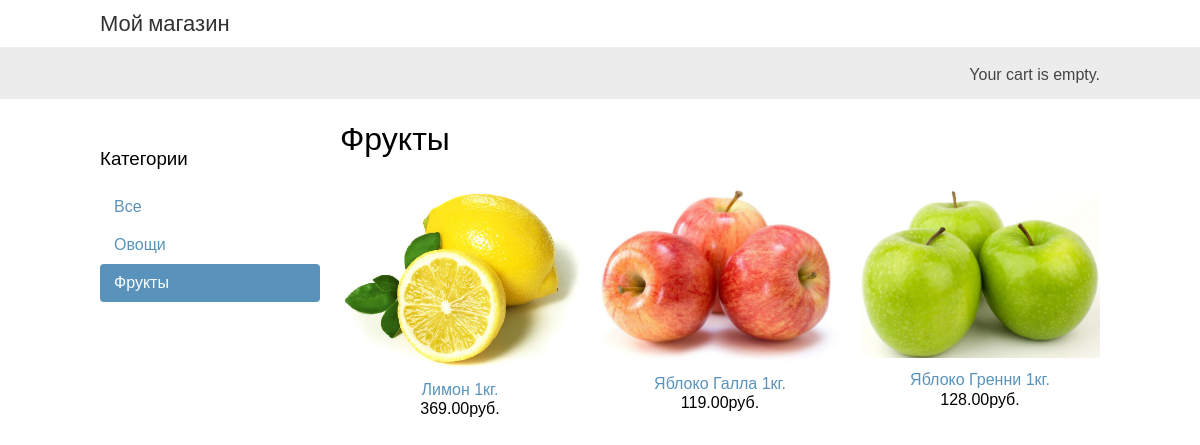
The page /frukty/ on the database its author committed.
### shop/models.py (models this page shows, shortened)
class Category(models.Model):
    name = models.CharField(max_length=200, db_index=True, verbose_name='Наименование')
    slug = models.SlugField(max_length=200, unique=True, verbose_name='Уникальное значение')
    class Meta:
        ordering = ('name',)
        verbose_name = 'Категория'
        verbose_name_plural = 'Категории'
    def get_absolute_url(self):
        return reverse('shop:product_list_by_category', args=[self.slug])

class Product(models.Model):
    category = models.ForeignKey(Category, related_name='products', on_delete=models.CASCADE, verbose_name='Категория')
    name = models.CharField(max_length=200, db_index=True, verbose_name='Наименование')
    slug = models.SlugField(max_length=200, db_index=True, verbose_name='Уникальное значение')
    image = models.ImageField(upload_to='products/%Y/%m/%d', blank=True, verbose_name='Фото')
    description = models.TextField(blank=True, verbose_name='Описание')
    price = models.DecimalField(max_digits=10, decimal_places=2, verbose_name='Цена')
    available = models.BooleanField(default=True, verbose_name='Наличие')
    created = models.DateTimeField(auto_now_add=True, verbose_name='Создан')
    updated = models.DateTimeField(auto_now=True, verbose_name='Обновлен')
    class Meta:
        ordering = ('name',)
        verbose_name = 'Товар'
        verbose_name_plural = 'Товары'
        index_together = (('id', 'slug'),)
    def get_absolute_url(self):
        return reverse('shop:product_detail', args=[self.id, self.slug])

### shop/views.py (the view)
# urls.py: path('', views.product_list, name='product_list'),
def product_list(request, category_slug=None):
    category = None
    categories = Category.objects.all()
    products = Product.objects.filter(available=True)
    if category_slug:
        category = get_object_or_404(Category, slug=category_slug)
        products = products.filter(category=category)
    context = {'category': category,
               'categories': categories,
               'products': products}
    return render(request, 'shop/product/list.html', context)

### cart/cart.py (called while the page is built)
    def __len__(self):
        return sum(item['quantity'] for item in self.cart.values())

### cart/context_processors.py (called while the page is built)
def cart(request):
    return {'cart': Cart(request)}

### shop/templates/shop/product/list.html (shortened to what this page needs)
{% extends "shop/base.html" %}
{% load static %}
{% block content %}
    <div id="sidebar">
        <h3>Категории</h3>
        <ul>
            <li {% if not category %} class='selected' {% endif %}>
                <a href="{% url 'shop:product_list' %}">Все</a>
            </li>
            {% for c in categories %}
                <li {% if category.slug == c.slug %}class='selected'{% endif %}>
                    <a href="{{ c.get_absolute_url }}">{{ c.name }}</a>
                </li>
            {% endfor %}
        </ul>
    </div>
    <div id="main" class="product-list">
        <h1>{% if category %}{{ category.name }}{% else %}Товары{% endif %}</h1>
        {% for product in products %}
            <div class="item">
                <a href="{{ product.get_absolute_url }}">
                    <img src="{% if product.image %}{{ product.image.url }}{% else %}{% static 'img/no_image.png' %}{% endif %}">
                </a>
                <a href="{{ product.get_absolute_url }}">{{ product.name }}</a>
                <br>
                {{ product.price }}руб.
            </div>
        {% endfor %}
    </div>
{% endblock %}

### shop/static/css/base.css (style rules this page uses)
body { margin:0; padding:0; font-family:helvetica, sans-serif; }
h1, h2, h3, h4, h5 , h6 { font-family: 'Ubuntu', sans-serif; font-weight:normal; }
a { text-decoration:none; color:#5993bb; }
#sidebar { width:220px; padding:30px 20px 0 0; float:left; }
#sidebar ul { margin:0; padding:0; }
#sidebar ul li { margin:0; list-style:none; padding:10px 14px; }
#sidebar ul li a { display:block; }
#sidebar ul li.selected { background:#5993bb; border-radius:4px; }
#sidebar ul li.selected a { color:#fff; }
#main { float:left; width: 96%; margin-right:-220px; overflow:hidden; }
.product-list .item { width:25%; padding:10px 20px 10px 0; float:left; text-align:center; line-height:1.2; }
.product-list .item img { width:100%; margin-bottom:8px; }

### rows shown on the page
Category: name "Овощи"
Category: name "Фрукты"
Product: image (picture), name "Лимон 1кг.", price "369.00"
Product: image (picture), name "Яблоко Галла 1кг.", price "119.00"
Product: image (picture), name "Яблоко Гренни 1кг.", price "128.00"
